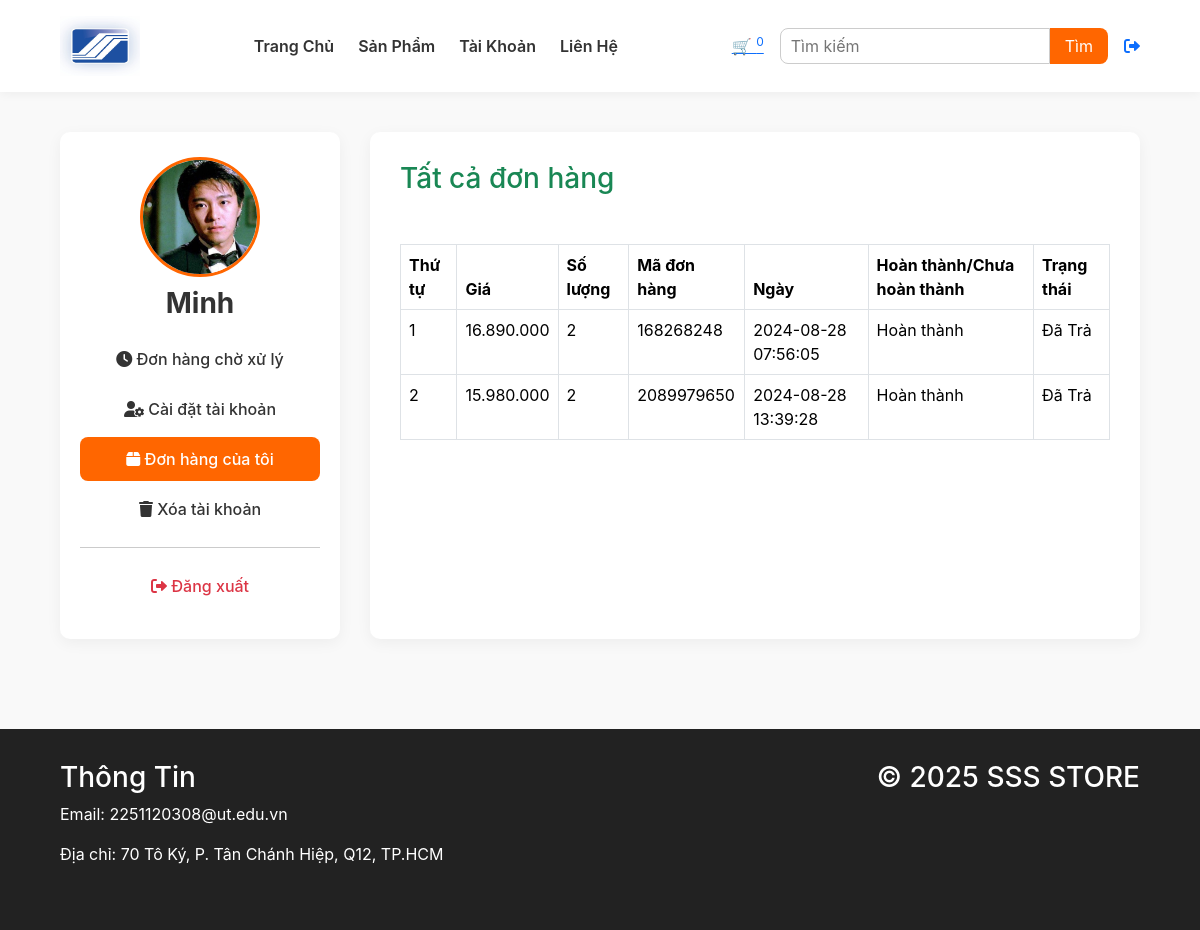
The page /users_area/profile.php?my_orders (signed in) on the database its author committed.
### tables this page shows
CREATE TABLE `user_table` (
  `user_id` int(11) NOT NULL,
  `username` varchar(100) NOT NULL,
  `user_email` varchar(100) NOT NULL,
  `user_password` varchar(255) NOT NULL,
  `user_image` varchar(255) NOT NULL,
  `user_ip` varchar(100) NOT NULL,
  `user_address` varchar(255) NOT NULL,
  `user_mobile` varchar(20) NOT NULL
);

CREATE TABLE `user_orders` (
  `order_id` int(11) NOT NULL,
  `user_id` int(11) NOT NULL,
  `amount_due` int(255) NOT NULL,
  `invoice_number` int(255) NOT NULL,
  `total_products` int(255) NOT NULL,
  `order_date` timestamp NOT NULL DEFAULT current_timestamp() ON UPDATE current_timestamp(),
  `order_status` varchar(255) NOT NULL
);

### users_area/user_orders.php (the view, shortened to what this page needs)
<!DOCTYPE html>
<html lang="en">
<head>
</head>
<body>
    <?php
$username=$_SESSION['username'];
$get_user="SELECT * from `user_table` where username='$username'";
$result=mysqli_query($con,$get_user);
$row_fetch=mysqli_fetch_assoc($result);
$user_id=$row_fetch['user_id'];
?>
    <h3 class="text-success">Tất cả đơn hàng</h3>
    <table class="table table-bordered mt-5">
        <thead class="bg-info">
            <tr>
                <th>Thứ tự</th>
                <th>Giá</th>
                <th>Số lượng</th>
                <th>Mã đơn hàng</th>
                <th>Ngày</th>
                <th>Hoàn thành/Chưa hoàn thành</th>
                <th>Trạng thái</th>
            </tr>
        </thead>
        <tbody class="bg-secondary text-light">
            <?php
        $get_order_details="SELECT * from `user_orders` where user_id=$user_id";
        $result_orders=mysqli_query($con,$get_order_details);
        $number=1;
        while($row_orders=mysqli_fetch_assoc($result_orders)){
            $order_id=$row_orders['order_id'];
            $amount_due=$row_orders['amount_due'];
            $total_products=$row_orders['total_products'];
            $invoice_number=$row_orders['invoice_number'];
            $order_status=$row_orders['order_status'];
            if($order_status == 'pending'){
                $order_status='Chưa hoàn thành';
            }else{
                $order_status='Hoàn thành';
            }
            $order_date=$row_orders['order_date'];
            $amount_due_format = number_format($amount_due, 0, ',', '.');
            echo "
            <tr>
                <td>$number</td>
                <td>$amount_due_format</td>
                <td>$total_products</td>
                <td>$invoice_number</td>
                <td>$order_date</td>
                <td>$order_status</td>";
            ?>
            <?php
            if($order_status=='Hoàn thành'){
                echo "<td>Đã Trả</td>";
            }else{
                echo "<td><a href='confirm_payment.php?order_id=$order_id'
                class='text-light'>Xác Nhận</a></td>
                </tr>";
            }
            $number++;
        }
        ?>
        </tbody>
    </table>
</body>
</html>

### users_area/profile.php (shortened to what this page needs)
<?php
include('../functions/common_function.php');
$username = $_SESSION['username'];
?>
<!DOCTYPE html>
<html lang="vi">
<head>
    <link rel="stylesheet" href="https://cdnjs.cloudflare.com/ajax/libs/font-awesome/6.0.0-beta3/css/all.min.css">
    <link href="https://cdn.jsdelivr.net/npm/bootstrap@5.3.3/dist/css/bootstrap.min.css" rel="stylesheet">
</head>
<body>
    <header>
        <a class="logo" href="../index.php"><img src="../images/R.jpg" alt="Logo"></a>
        <nav>
            <a href="../index.php">Trang Chủ</a>
            <a href="../display_all.php">Sản Phẩm</a>
            <a href="./profile.php" class="active">Tài Khoản</a>
            <a href="#contact">Liên Hệ</a>
        </nav>
        <div class="icons">
            <a href="../cart.php">🛒 <sup><?php cart_item(); ?></sup></a>
            <form action="../search_product.php" method="get">
                <input type="search" placeholder="Tìm kiếm" name="search_data" />
                <input type="submit" value="Tìm" name="search_data_product" />
            </form>
            <?php echo isset($_SESSION['username']) ? '<a href="logout.php"><i class="fa fa-sign-out-alt"></i></a>' : '<a href="user_login.php"><i class="fas fa-user"></i></a>'; ?>
        </div>
    </header>
    <section class="profile-container">
        <aside class="sidebar">
            <?php
            $stmt = $con->prepare("SELECT user_image FROM user_table WHERE username = ?");
            $stmt->bind_param("s", $username);
            $stmt->execute();
            $result = $stmt->get_result();
            $user_image = $result->fetch_assoc()['user_image'] ?? 'default_avatar.png';
            ?>
            <img src="./user_images/<?php echo htmlspecialchars($user_image); ?>" alt="Ảnh đại diện">
            <h3><?php echo htmlspecialchars($username); ?></h3>
            <?php
            $current = isset($_GET['edit_account']) ? 'edit' : (isset($_GET['my_orders']) ? 'orders' : (isset($_GET['delete_account']) ? 'delete' : 'default'));
            ?>
            <a href="profile.php" class="<?php echo $current == 'default' ? 'active' : ''; ?>"><i class="fa-solid fa-clock"></i> Đơn hàng chờ xử lý</a>
            <a href="profile.php?edit_account" class="<?php echo $current == 'edit' ? 'active' : ''; ?>"><i class="fa-solid fa-user-gear"></i> Cài đặt tài khoản</a>
            <a href="profile.php?my_orders" class="<?php echo $current == 'orders' ? 'active' : ''; ?>"><i class="fa-solid fa-box"></i> Đơn hàng của tôi</a>
            <a href="profile.php?delete_account" class="<?php echo $current == 'delete' ? 'active' : ''; ?>"><i class="fa-solid fa-trash"></i> Xóa tài khoản</a>
            <hr>
            <a href="logout.php" class="text-danger"><i class="fa-solid fa-right-from-bracket"></i> Đăng xuất</a>
        </aside>
        <div class="content">
            <?php
            if (isset($_GET['edit_account'])) {
                include('edit_account.php');
            } elseif (isset($_GET['my_orders'])) {
                include('user_orders.php');
            } elseif (isset($_GET['delete_account'])) {
                include('delete_account.php');
            } else {
                echo "<h3>Xin chào, " . htmlspecialchars($username) . "!</h3><p>Bạn có thể xem và quản lý tài khoản tại đây.</p>";
            }
            ?>
        </div>
    </section>
    <footer id="contact">
        <div>
            <h3>Thông Tin</h3>
            <p>Email: 2251120308@ut.edu.vn</p>
            <p>Địa chỉ: 70 Tô Ký, P. Tân Chánh Hiệp, Q12, TP.HCM</p>
        </div>
        <div>
            <h3>&copy; 2025 SSS STORE</h3>
        </div>
    </footer>
</body>
</html>

### users_area/profile.php (style rules this page uses)
:root { --main-color: #ff6600; --bg-light: #f9f9f9; --dark-text: #333; --light-text: #777; }
body { font-family: 'Inter', sans-serif; background-color: var(--bg-light); margin: 0; color: var(--dark-text); }
header { background: #fff; padding: 1rem 5%; display: flex; justify-content: space-between; align-items: center; box-shadow: 0 2px 10px rgba(0, 0, 0, 0.05); position: sticky; top: 0; z-index: 1000; }
.logo img { height: 60px; }
nav { display: flex; gap: 1.5rem; }
nav a { color: var(--dark-text); font-weight: 600; text-decoration: none; transition: color 0.3s ease; }
.icons { display: flex; align-items: center; gap: 1rem; }
.icons form { display: flex; }
.icons input[type="search"] { padding: 5px 10px; border: 1px solid #ccc; border-radius: 8px 0 0 8px; }
.icons input[type="submit"] { background: var(--main-color); color: white; border: none; padding: 5px 15px; border-radius: 0 8px 8px 0; cursor: pointer; }
.profile-container { display: flex; flex-wrap: wrap; padding: 40px 5%; gap: 30px; }
.sidebar { background: white; border-radius: 10px; box-shadow: 0 4px 15px rgba(0, 0, 0, 0.05); padding: 25px 20px; flex: 1 1 280px; max-width: 280px; height: fit-content; text-align: center; }
.sidebar img { width: 120px; height: 120px; object-fit: cover; border-radius: 50%; border: 3px solid var(--main-color); margin-bottom: 10px; }
.sidebar h3 { font-weight: 700; margin-bottom: 1rem; }
.sidebar a { display: block; color: var(--dark-text); font-weight: 500; padding: 10px 12px; border-radius: 8px; text-decoration: none; margin: 6px 0; transition: all 0.3s ease; }
.sidebar a:hover, .sidebar a.active { background: var(--main-color); color: #fff; }
.content { flex: 3; background: white; border-radius: 10px; box-shadow: 0 4px 15px rgba(0, 0, 0, 0.05); padding: 30px; min-height: 500px; }
footer { background: #222; color: white; padding: 2rem 5%; display: flex; justify-content: space-between; flex-wrap: wrap; margin-top: 50px; }
footer div { margin-bottom: 1rem; }
footer h3 { margin-bottom: 0.5rem; }

### rows shown on the page
user_table: user_image (picture)
user_orders: amount_due "16.890.000", total_products "2", invoice_number "168268248", order_date "2024-08-28 07:56:05", order_status "Hoàn thành", shows "Đã Trả"
user_orders: amount_due "15.980.000", total_products "2", invoice_number "2089979650", order_date "2024-08-28 13:39:28", order_status "Hoàn thành", shows "Đã Trả"

### other values the page prints
$total_items "0"
$username "Minh"
